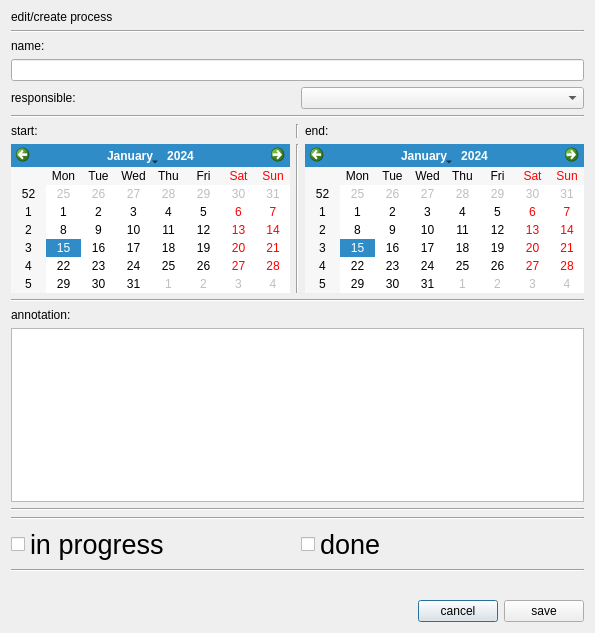
<?xml version="1.0" encoding="UTF-8"?>
<ui version="4.0">
 <class>ProcessDialog</class>
 <widget class="QDialog" name="ProcessDialog">
  <property name="geometry">
   <rect>
    <x>0</x>
    <y>0</y>
    <width>595</width>
    <height>633</height>
   </rect>
  </property>
  <property name="windowTitle">
   <string>Dialog</string>
  </property>
  <layout class="QVBoxLayout" name="verticalLayout">
   <property name="topMargin">
    <number>10</number>
   </property>
   <item>
    <widget class="QLabel" name="label_5">
     <property name="text">
      <string>edit/create process</string>
     </property>
    </widget>
   </item>
   <item>
    <widget class="Line" name="line_8">
     <property name="orientation">
      <enum>Qt::Horizontal</enum>
     </property>
    </widget>
   </item>
   <item>
    <widget class="QLabel" name="label">
     <property name="text">
      <string>name:</string>
     </property>
    </widget>
   </item>
   <item>
    <widget class="QLineEdit" name="input_name"/>
   </item>
   <item>
    <layout class="QHBoxLayout" name="horizontalLayout_4">
     <property name="topMargin">
      <number>0</number>
     </property>
     <item>
      <widget class="QLabel" name="label_4">
       <property name="text">
        <string>responsible:</string>
       </property>
      </widget>
     </item>
     <item>
      <widget class="QComboBox" name="cb_responsible"/>
     </item>
    </layout>
   </item>
   <item>
    <widget class="Line" name="line">
     <property name="orientation">
      <enum>Qt::Horizontal</enum>
     </property>
    </widget>
   </item>
   <item>
    <layout class="QHBoxLayout" name="horizontalLayout_2">
     <property name="topMargin">
      <number>0</number>
     </property>
     <item>
      <widget class="QLabel" name="label_3">
       <property name="text">
        <string>start:</string>
       </property>
      </widget>
     </item>
     <item>
      <widget class="Line" name="line_2">
       <property name="orientation">
        <enum>Qt::Vertical</enum>
       </property>
      </widget>
     </item>
     <item>
      <widget class="QLabel" name="label_2">
       <property name="text">
        <string>end:</string>
       </property>
      </widget>
     </item>
    </layout>
   </item>
   <item>
    <layout class="QHBoxLayout" name="horizontalLayout_3">
     <property name="topMargin">
      <number>0</number>
     </property>
     <item>
      <widget class="QCalendarWidget" name="cw_start"/>
     </item>
     <item>
      <widget class="Line" name="line_3">
       <property name="orientation">
        <enum>Qt::Vertical</enum>
       </property>
      </widget>
     </item>
     <item>
      <widget class="QCalendarWidget" name="cw_end"/>
     </item>
    </layout>
   </item>
   <item>
    <widget class="Line" name="line_4">
     <property name="orientation">
      <enum>Qt::Horizontal</enum>
     </property>
    </widget>
   </item>
   <item>
    <widget class="QLabel" name="label_6">
     <property name="text">
      <string>annotation:</string>
     </property>
    </widget>
   </item>
   <item>
    <widget class="QPlainTextEdit" name="input_annotation"/>
   </item>
   <item>
    <widget class="Line" name="line_5">
     <property name="orientation">
      <enum>Qt::Horizontal</enum>
     </property>
    </widget>
   </item>
   <item>
    <widget class="Line" name="line_6">
     <property name="orientation">
      <enum>Qt::Horizontal</enum>
     </property>
    </widget>
   </item>
   <item>
    <layout class="QHBoxLayout" name="horizontalLayout_5">
     <property name="topMargin">
      <number>0</number>
     </property>
     <item>
      <widget class="QCheckBox" name="cb_inwork">
       <property name="font">
        <font>
         <pointsize>20</pointsize>
        </font>
       </property>
       <property name="text">
        <string>in progress</string>
       </property>
      </widget>
     </item>
     <item>
      <widget class="QCheckBox" name="cb_done">
       <property name="font">
        <font>
         <pointsize>20</pointsize>
        </font>
       </property>
       <property name="styleSheet">
        <string notr="true"/>
       </property>
       <property name="text">
        <string>done</string>
       </property>
       <property name="iconSize">
        <size>
         <width>16</width>
         <height>16</height>
        </size>
       </property>
      </widget>
     </item>
    </layout>
   </item>
   <item>
    <widget class="Line" name="line_7">
     <property name="orientation">
      <enum>Qt::Horizontal</enum>
     </property>
    </widget>
   </item>
   <item>
    <spacer name="verticalSpacer">
     <property name="orientation">
      <enum>Qt::Vertical</enum>
     </property>
     <property name="sizeHint" stdset="0">
      <size>
       <width>20</width>
       <height>40</height>
      </size>
     </property>
    </spacer>
   </item>
   <item>
    <layout class="QHBoxLayout" name="horizontalLayout">
     <item>
      <spacer name="horizontalSpacer">
       <property name="orientation">
        <enum>Qt::Horizontal</enum>
       </property>
       <property name="sizeHint" stdset="0">
        <size>
         <width>40</width>
         <height>20</height>
        </size>
       </property>
      </spacer>
     </item>
     <item>
      <widget class="QPushButton" name="pb_cancel">
       <property name="text">
        <string>cancel</string>
       </property>
      </widget>
     </item>
     <item>
      <widget class="QPushButton" name="pb_save">
       <property name="text">
        <string>save</string>
       </property>
      </widget>
     </item>
    </layout>
   </item>
  </layout>
 </widget>
 <resources/>
 <connections/>
</ui>
